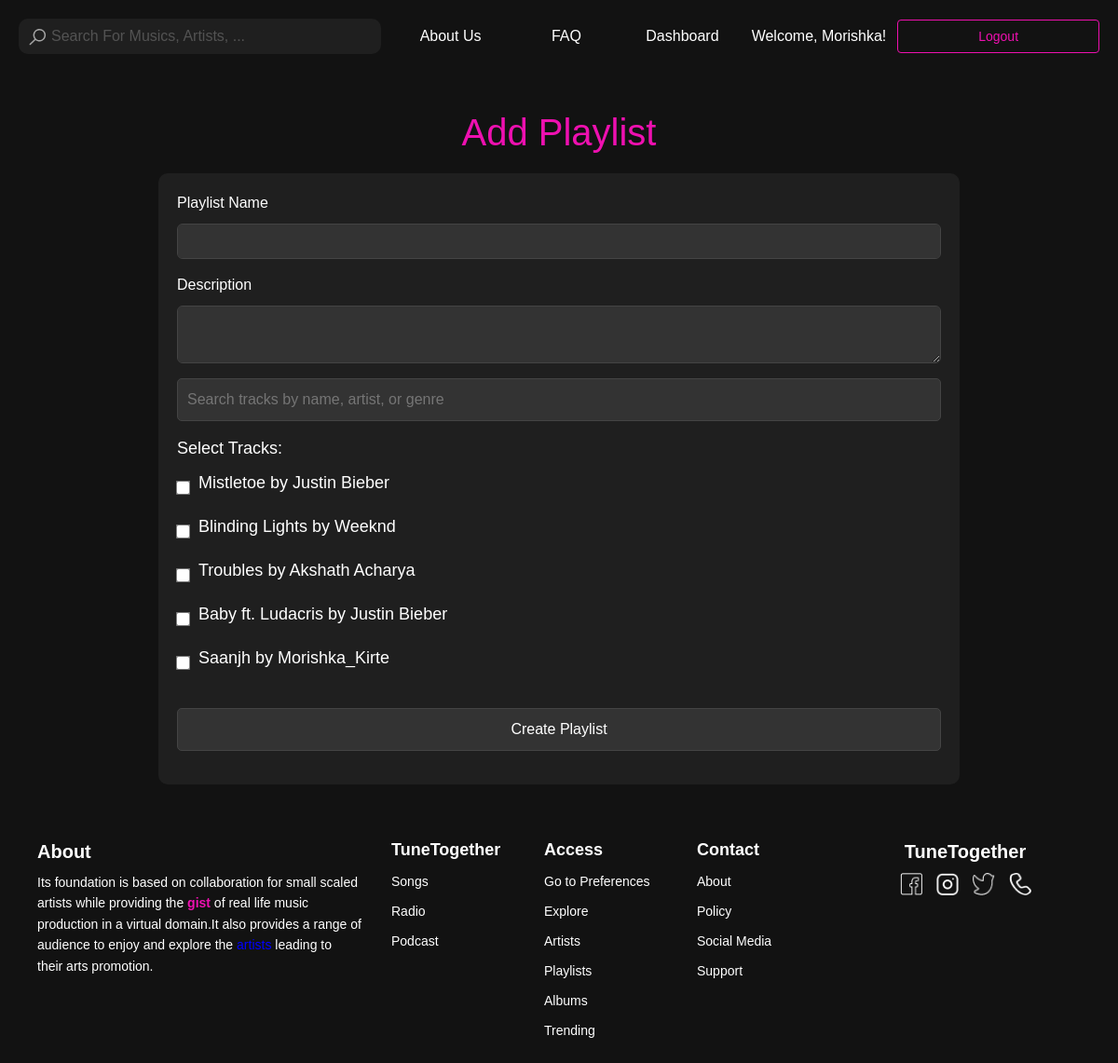
The page /add_playlist/ (signed in) on the database its author committed.
### frontend/models.py (models this page shows, shortened)
class Track(models.Model):
    title = models.CharField(max_length=100)
    artist = models.CharField(max_length=100)
    release_date = models.DateField()
    album = models.ForeignKey(Album, related_name='songs', on_delete=models.CASCADE)  # Updated to ForeignKey
    duration = models.DurationField()
    cover_image = models.ImageField(upload_to="track_covers/", blank=True, null=True)
    audio_file = models.FileField(upload_to="audio_files/", blank=True, null=True)  # New field for audio files
    genre = models.ForeignKey(Genre, related_name='tracks',
                              on_delete=models.CASCADE)  # New field to associate tracks with genres
    play_count = models.PositiveIntegerField(default=0)
    created_at = models.DateTimeField(auto_now_add=True)
    user = models.ForeignKey(User, on_delete=models.CASCADE, null=True)

### frontend/views.py (the view, shortened to what this page needs)
# urls.py: path('add_playlist/', add_playlist, name='add_playlist'),
@login_required
def add_playlist(request):
    tracks = Track.objects.all()
    return render(request, 'add_playlist.html', {'tracks': tracks})

### frontend/templates/add_playlist.html (shortened to what this page needs)
{% load static %}
<!DOCTYPE html>
<html lang="en">
<head>
    <link rel="stylesheet" href="{% static 'css/header.css' %}">
    <link rel="stylesheet" href="{% static 'css/footer.css' %}">
    <link href="https://cdn.jsdelivr.net/npm/bootstrap@5.3.0-alpha1/dist/css/bootstrap.min.css" rel="stylesheet">
</head>
<body>
    <div class="align">
        {% include "header.html" %}
    </div>
    <div class="container">
        <h1>Add Playlist</h1>
        <form method="post" class="form-playlist">
            <div class="mb-3">
                <label for="name" class="form-label">Playlist Name</label>
                <input type="text" id="name" name="name" class="form-control" required>
            </div>
            <div class="mb-3">
                <label for="description" class="form-label">Description</label>
                <textarea id="description" name="description" class="form-control"></textarea>
            </div>
            <div class="mb-3">
                <input type="text" id="search-bar" class="search-bar-playlist" placeholder="Search tracks by name, artist, or genre" onkeyup="filterTracks()">
            </div>
            <div class="track-list" id="track-list">
                <label>Select Tracks:</label>
                {% for track in tracks %}
                    <div class="checkbox_align">
                        <input type="checkbox" id="track-{{ track.id }}" name="tracks" value="{{ track.id }}">
                        <label for="track-{{ track.id }}">{{ track.title }} by {{ track.artist }}</label>
                    </div>
                {% endfor %}
            </div>
            <div class="mb-3">
                <input type="submit" value="Create Playlist" class="btn-submit">
            </div>
        </form>
    </div>
    {% include "footer.html" %}
</body>
</html>

### frontend/templates/header.html (shortened to what this page needs)
{% load static %}
<div class="header">
    <div class="header-frame-1">
      <div class="search-bar">
        <div class="header-frame-2">
            <form method="GET" action="{% url 'search_view' %}">
                <img class="search" src="{% static 'icons/search.svg' %}" alt="Search icon" />
                <div class="search-box">
                    <input
                        type="text"
                        name="query"
                        class="search-for-musics-artists"
                        placeholder="Search For Musics, Artists, ..."
                        style="border: none; outline: none; background: transparent;"
                        value="{{ request.GET.query }}"
                    />
                </div>
            </form>
        </div>
    </div>
      <div class="titles">
        <div class="titles-container">
          <a href="{% url 'about_us' %}" class="nav-link">About Us</a>
          <a href="{% url 'faq' %}" class="nav-link">FAQ</a>
          {% if user.is_authenticated and user.profile.role == "musician" %}
              <a href="{% url 'musician_dashboard' %}" class="nav-link">Dashboard</a>
          {% endif %}
        </div>
      </div>
      <div class="login-area">
        {% if user.is_authenticated %}
            <div class="user-info">
                <span>Welcome, {{ user.username }}!</span>
            </div>
            <div class="button">
                <a href="{% url 'logout' %}" class="button2">Logout</a>
            </div>
        {% endif %}
    </div>
    </div>
  </div>

### frontend/static/css/header.css (style rules this page uses)
.header { position: relative; width: -webkit-fill-available; padding: 0px 0px 20px 0px; }
.header-frame-1 { display: flex; flex-direction: row; gap: 12px; align-items: center; justify-content: flex-start; align-self: stretch; flex-shrink: 0; position: relative; }
.search-bar { background: #1f1f1f; border-radius: 10px; padding: 6px 8px 6px 8px; display: flex; flex-direction: row; gap: 3px; align-items: center; justify-content: flex-start; flex: 1; height: 38px; position: relative; }
.header-frame-2 { display: flex; flex-direction: row; gap: 3px; align-items: center; justify-content: flex-start; flex: 1; position: relative; }
.search { flex-shrink: 0; width: 25px; height: 25px; position: relative; overflow: visible; align-self: center; }
.search-box { display: flex; flex-direction: row; gap: 10px; align-items: center; justify-content: center; flex-shrink: 0; position: relative; }
.search-for-musics-artists { color: #ee10b0; text-align: left; font-family: var(--text-small-font-family, 'Vazirmatn-Light', sans-serif); font-size: var(--text-small-font-size, 12px); font-weight: var(--text-small-font-weight, 300); opacity: 0.6; position: relative; font-size: medium; }
form { display: flex; }
.titles { display: flex; flex-direction: column; gap: 10px; align-items: center; justify-content: center; flex: 1; position: relative; }
.titles-container { display: flex; flex-direction: row; align-items: center; justify-content: space-between; align-self: stretch; flex-shrink: 0; position: relative; }
.nav-link { color: #ffffff; text-align: center; font-family: var(--h4-font-family, 'Vazirmatn-Medium', sans-serif); font-size: var(--h4-font-size, 16px); font-weight: var(--h4-font-weight, 500); position: relative; flex: 1; text-decoration: none; }
.user-info { color: #ffffff; }
.login-area { display: flex; flex-direction: row; gap: 12px; align-items: center; justify-content: flex-start; flex: 1; position: relative; }
.button, .button3 { border-radius: 4px; border-style: solid; border-color: var(--normal, #ee10b0); border-width: 1px; padding: 6px 16px; display: flex; flex-direction: row; gap: 20px; align-items: center; justify-content: center; flex: 1; height: 36px; position: relative; background: transparent; cursor: pointer; transition: background-color 0.3s, color 0.3s; }
.button2, .button4 { color: var(--normal, #ee10b0); text-align: center; font-family: 'Vazirmatn-Light', sans-serif; font-size: 14px; font-weight: 300; position: relative; transition: color 0.3s; text-decoration: none; }

### frontend/templates/add_playlist.html (style rules this page uses)
body { font-family: Arial, sans-serif; background-color: #121212; color: #fff; margin: 0; padding: 0; }
.container { max-width: 900px; margin: auto; padding: 20px; }
h1 { text-align: center; margin-bottom: 20px; color: #ee10b0; }
.form-playlist { background-color: #1f1f1f; padding: 20px; border-radius: 10px; display: flex; flex-direction: column; }
.form-playlist label { display: block; margin-bottom: 10px; color: #fff; }
.form-playlist input, .form-playlist textarea { background-color: #333; border: 1px solid #444; color: #fff; }
.form-playlist .form-control { background-color: #333; color: #fff; border: 1px solid #444; }
.search-bar-playlist { width: 100%; background-color: #333; border: 1px solid #ee10b0; color: #fff; padding: 10px; border-radius: 5px; }
.checkbox_align { display: flex; gap: 10px; align-items: center; margin-bottom: 10px; }
.checkbox_align input[type="checkbox"] { transform: scale(1.2); }
.checkbox_align label { font-size: 16px; color: #ddd; }
.track-list { margin-bottom: 20px; }
.track-list label { color: #fff; font-size: 18px; margin-bottom: 10px; }
.btn-submit { background-color: #ee10b0; color: #fff; padding: 10px 20px; border-radius: 5px; cursor: pointer; width: 100%; }
.align { padding:20px; }

### rows shown on the page
Track: title "Mistletoe", artist "Justin Bieber"
Track: title "Blinding Lights", artist "Weeknd"
Track: title "Troubles", artist "Akshath Acharya"
Track: title "Baby ft. Ludacris", artist "Justin Bieber"
Track: title "Saanjh", artist "Morishka_Kirte"

### other values the page prints
{{ user.username }} "Morishka"
